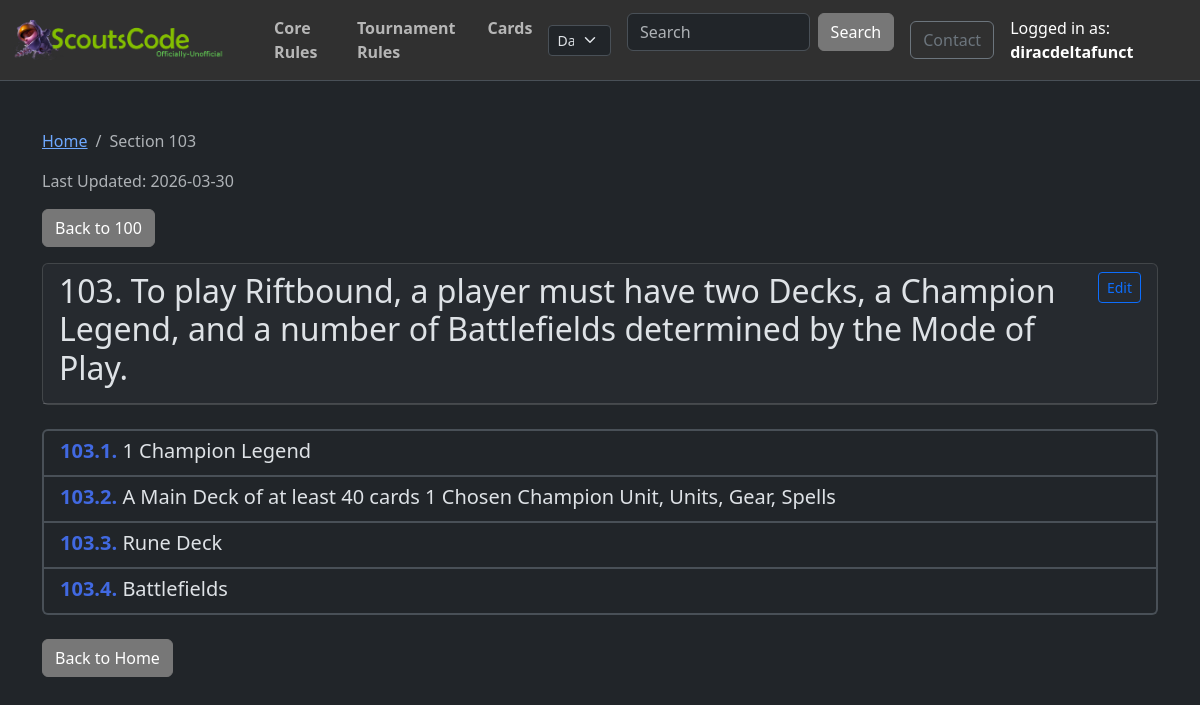
The app's page /crsections/103/ (signed in) with its own data.
### post/models.py (models this page shows, shortened)
class RuleSection(models.Model):
    RULE_TYPE_CHOICES = [
        ("TR", "Tournament Rules"),
        ("CR", "Comprehensive Rules"),
    ]
    rule_type = models.CharField(max_length=2, choices=RULE_TYPE_CHOICES)
    section = models.CharField(max_length=50, db_index=True)  # e.g., "703.4.a.5"
    text = models.TextField()
    annotations = models.TextField(blank=True, default="")
    parent = models.ForeignKey(
        "self", on_delete=models.CASCADE, null=True, blank=True, related_name="children"
    )
    order = models.IntegerField(default=0)
    class Meta:
        ordering = ["rule_type", "order", "section"]
        unique_together = ["rule_type", "section"]
        indexes = [
            models.Index(fields=["rule_type", "section"]),
            models.Index(fields=["parent", "order"]),
        ]
    def get_top_level_section(self):
        parts = self.section.split(".")
        first_part = parts[0]
        if len(first_part) >= 3:
            return first_part[0] + "00"
        return first_part
    def to_dict(self, include_children=True):
        data = {
            "section": self.section,
            "text": self.text,
            "annotations": self.annotations,
            "children": [],
        }
        if include_children:
            for child in self.children.all():
                data["children"].append(child.to_dict(include_children=True))
        return data

### post/views.py (the view)
# urls.py: path("crsections/<str:section>/", crsection_detail, name="crsection_detail"),
def crsection_detail(request, section):
    try:
        section_obj = RuleSection.objects.prefetch_related(
            "children__children__children__children"
        ).get(rule_type="CR", section=section)
    except RuleSection.DoesNotExist:
        raise Http404(f"Section {section} not found")
    data = section_obj.to_dict()
    top_level = section_obj.get_top_level_section()
    is_top_level = section == top_level
    data = format_section_text(data, section_type="cr")
    parent_section = None
    if section_obj.parent:
        parent_section = section_obj.parent.section
    context = {
        "section": data,
        "json_url": f"/crsections/{top_level}/",
        "is_top_level": is_top_level,
        "parent_section": parent_section,
        "last_updated": get_rules_last_updated("CR"),
    }
    return render(request, "crsection_detail.html", context)

### post/context_processors.py (called while the page is built)
def global_site_data(request):
    data = cache.get("global_site_data")
    if data is not None:
        return data
    copyright_asset = TextAsset.objects.filter(asset_type="copyright").first()
    logo_asset = TextAsset.objects.filter(asset_type="logo").first()
    default_copyright = "© 2025 Copyright "
    data = {
        "copyright_text": copyright_asset.content
        if copyright_asset
        else default_copyright,
        "logo_asset": logo_asset,
        "copyright_asset": copyright_asset,
    }
    cache.set("global_site_data", data, CACHE_TTL)
    return data

### post/views.py (called while the page is built, shortened)
def bold_before_colon(text):
    if ":" in text:
        parts = text.split(":", 1)
        return f"<strong>{parts[0]}:</strong>{parts[1]}"
    return text

def format_section_text(section_data, section_type="tr"):
    section_data["text"] = linkify_references(section_data["text"], section_type)
    section_data["text"] = bold_before_colon(section_data["text"])
    for child in section_data.get("children", []):
        child_section_str = child.get("section", "")
        has_letter = any(
            letter in child_section_str for letter in ["a", "b", "c", "d", "e"]
        )
        has_children = len(child.get("children", [])) > 0
        will_be_clickable_link = has_children and not has_letter
        if not will_be_clickable_link:
            child["text"] = linkify_references(child["text"], section_type)
        child["text"] = bold_before_colon(child["text"])
        for grandchild in child.get("children", []):
            format_section_text(grandchild, section_type)
    return section_data

def get_rules_last_updated(rule_type):
    if rule_type in _rules_last_updated_cache:
        return _rules_last_updated_cache[rule_type]

### post/templates/crsection_detail.html (shortened to what this page needs)
{% extends 'base.html' %}
{% load static %}
{% block content %}
    <div class="crsection-detail">
        <nav aria-label="breadcrumb">
            <ol class="breadcrumb">
                <li class="breadcrumb-item"><a href="/">Home</a></li>
                <li class="breadcrumb-item active" aria-current="page">Section {{ section.section }}</li>
            </ol>
        </nav>
        <p class="text-muted">Last Updated: {{ last_updated }}</p>
        {% if parent_section %}
        <div class="mb-3">
            <a href="/crsections/{{ parent_section }}/" class="btn btn-secondary">
                 Back to {{ parent_section }}
            </a>
        </div>
        {% endif %}
        <div class="card mb-4">
            <div class="card-header">
                <div class="d-flex justify-content-between align-items-start">
                    <h2>{{ section.section }}. {{ section.text|safe }}</h2>
                    {% if user.is_authenticated %}
                    <button class="btn btn-sm btn-outline-primary ms-2 edit-annotation-btn" data-section="{{ section.section }}" data-rule-type="CR">Edit</button>
                    {% endif %}
                </div>
            </div>
        </div>
        {% if is_top_level %}
            {% if section.children %}
                <div class="list-group mb-4">
                    {% for child in section.children %}
                        <a href="/crsections/{{ child.section }}/" class="list-group-item list-group-item-action">
                            <h5 class="mb-1"><span class="rule-number">{{ child.section }}.</span> {{ child.text|safe }}</h5>
                        </a>
                    {% endfor %}
                </div>
            {% else %}
                <div class="alert alert-info">This section has no subsections.</div>
            {% endif %}
        {% else %}
            {% if section.children %}
                <div class="list-group mb-4">
                    {% for child in section.children %}
                        {% if 'a' in child.section or 'b' in child.section or 'c' in child.section or 'd' in child.section or 'e' in child.section %}
                            <div class="list-group-item">
                                <div class="d-flex justify-content-between align-items-start">
                                    <h5 class="mb-2">{{ child.section }}. {{ child.text|safe }}</h5>
                                    {% if user.is_authenticated %}
                                    <button class="btn btn-sm btn-outline-primary ms-2 edit-annotation-btn" data-section="{{ child.section }}" data-rule-type="CR">Edit</button>
                                    {% endif %}
                                </div>
                                <div id="editor-container-{{ child.section }}" class="editor-container" data-annotation="{{ child.annotations }}">
                                    <div id="editor-{{ child.section }}" class="mb-2"></div>
                                    <button class="btn btn-sm btn-success save-annotation-btn" data-section="{{ child.section }}" data-rule-type="CR">Save</button>
                                    <button class="btn btn-sm btn-secondary cancel-annotation-btn" data-section="{{ child.section }}">Cancel</button>
                                </div>
                                {% if child.annotations %}
                                <div class="annotation-display">
                                    {{ child.annotations|safe }}
                                </div>
                                {% endif %}
                                {% if child.children %}
                                    {% for subchild in child.children %}
                                        <div class="ps-3 mb-2">
                                            <div class="d-flex justify-content-between align-items-start">
                                                <div><strong>{{ subchild.section }}.</strong> {{ subchild.text|safe }}</div>
                                                {% if user.is_authenticated %}
                                                <button class="btn btn-sm btn-outline-primary ms-2 edit-annotation-btn" data-section="{{ subchild.section }}" data-rule-type="CR">Edit</button>
                                                {% endif %}
                                            </div>
                                            <div id="editor-container-{{ subchild.section }}" class="editor-container" data-annotation="{{ subchild.annotations }}">
                                                <div id="editor-{{ subchild.section }}" class="mb-2"></div>
                                                <button class="btn btn-sm btn-success save-annotation-btn" data-section="{{ subchild.section }}" data-rule-type="CR">Save</button>
                                                <button class="btn btn-sm btn-secondary cancel-annotation-btn" data-section="{{ subchild.section }}">Cancel</button>
                                            </div>
                                            {% if subchild.annotations %}
                                            <div class="annotation-display">
                                                {{ subchild.annotations|safe }}
                                            </div>
                                            {% endif %}
                                            {% if subchild.children %}
                                                {% for leaf in subchild.children %}
                                                <div class="ps-3 mb-1">
                                                    <strong>{{ leaf.section }}.</strong> {{ leaf.text|safe }}
                                                </div>
                                                {% endfor %}
                                            {% endif %}
                                        </div>
                                    {% endfor %}
                                {% endif %}
                            </div>
                        {% else %}
                            {% if child.children %}
                            <a href="/crsections/{{ child.section }}/" class="list-group-item list-group-item-action">
                                <h5 class="mb-1"><span class="rule-number">{{ child.section }}.</span> {{ child.text|safe }}</h5>
                            </a>
                            {% endif %}
                        {% endif %}
                    {% endfor %}
                </div>
            {% endif %}
        {% endif %}
        <div class="mt-4">
            <a href="/" class="btn btn-secondary">Back to Home</a>
        </div>
    </div>
{% endblock %}

### post/templates/base.html (shortened to what this page needs)
{% load static %}
<html lang="en" data-bs-theme="dark">
    <head>
        <link
            rel="stylesheet"
            type="text/css"
            href="{% static 'css/bootstrap.min.css' %}"
        />
        <link
            rel="stylesheet"
            type="text/css"
            href="{% static 'css/style.css' %}"
        />
        <link
            href="https://cdn.jsdelivr.net/npm/quill@2.0.3/dist/quill.snow.css"
            rel="stylesheet"
        />
    </head>
    <body>
        <nav class="navbar navbar-expand-lg border-bottom border-body sticky-top" id="mainNav">
            <div class="container-fluid">
                <a class="navbar-brand" href="/">
                    {% if logo_asset %}
                    <img
                        src="{{ logo_asset.content }}"
                        alt="Logo"
                        width="120"
                        height="28"
                    />
                    {% else %}
                    <img
                        src="{% static 'logo.png' %}"
                        alt="Logo"
                        height="40"
                        style="width: auto"
                    />
                    {% endif %}
                </a>
                <div class="collapse navbar-collapse" id="navbarScroll">
                    <ul class="navbar-nav me-auto">
                        <li class="nav-item">
                            <a
                                class="nav-link fw-semibold px-3"
                                href="{% url 'core_rules' %}"
                                >Core Rules</a
                            >
                        </li>
                        <li class="nav-item">
                            <a
                                class="nav-link fw-semibold px-3"
                                href="/#trsections"
                                >Tournament Rules</a
                            >
                        </li>
                        <li class="nav-item">
                            <a
                                class="nav-link fw-semibold px-3"
                                href="{% url 'card_search' %}"
                                >Cards</a
                            >
                        </li>
                    </ul>
                    <div class="me-3">
                        <select
                            class="form-select form-select-sm"
                            id="themeToggle"
                            aria-label="Theme selector"
                        >
                            <option value="dark">Dark</option>
                        </select>
                    </div>
                    <form
                        class="d-flex"
                        method="GET"
                        action="{% url 'search_rules' %}"
                    >
                        <input
                            class="form-control me-2"
                            type="search"
                            placeholder="Search"
                            aria-label="Search"
                            name="q"
                            value="{{ search_query }}"
                        />
                        <button class="btn btn-secondary" type="submit">
                            Search
                        </button>
                    </form>
                    <a
                        href="{% url 'contact' %}"
                        class="btn btn-outline-secondary ms-3"
                        >Contact</a
                    >
                    {% if user.is_authenticated %}
                    <div class="ms-3 text-white">
                        Logged in as: <strong>{{ user.username }}</strong>
                    </div>
                    {% endif %}
                </div>
            </div>
        </nav>
        <main class="container mt-5">
            {% block content %}{% endblock %}
        </main>
    </body>
</html>

### static/css/style.css (style rules this page uses)
:root { --custom-primary: #3498db; --custom-secondary: rgb(119, 119, 119); --custom-navbar-color: #303030; }
[data-bs-theme="dark"] { --custom-body-color: #212529; --custom-main-color: #ffffff; }
.navbar { background-color: var(--custom-navbar-color); transition: padding 0.3s ease; padding-top: 0.5rem; padding-bottom: 0.5rem; }
.btn-secondary { background-color: var(--custom-secondary); border-color: var(--custom-secondary); color: #fff; }
.edit-annotation-btn { height: 31px; line-height: 1; flex-shrink: 0; }
.list-group-item-action { border-width: 2px; font-weight: 500; }
.list-group-item-action .rule-number { color: #4169e1 !important; font-weight: 600; }
a.list-group-item-action h5 .rule-number { color: #4169e1 !important; }

### records on screen
RuleSection: section "103", text "To play Riftbound, a player must have two Decks, a Champion Legend, and a number of Battlefields determined by the Mode of Play."
RuleSection: section "100"
RuleSection: section "103.1", text "1 Champion Legend"
RuleSection: section "103.2", text "A Main Deck of at least 40 cards 1 Chosen Champion Unit, Units, Gear, Spells"
RuleSection: section "103.3", text "Rune Deck"
RuleSection: section "103.4", text "Battlefields"

### other values on screen
{{ user.username }} "diracdeltafunct"
{{ last_updated }} "2026-03-30"
